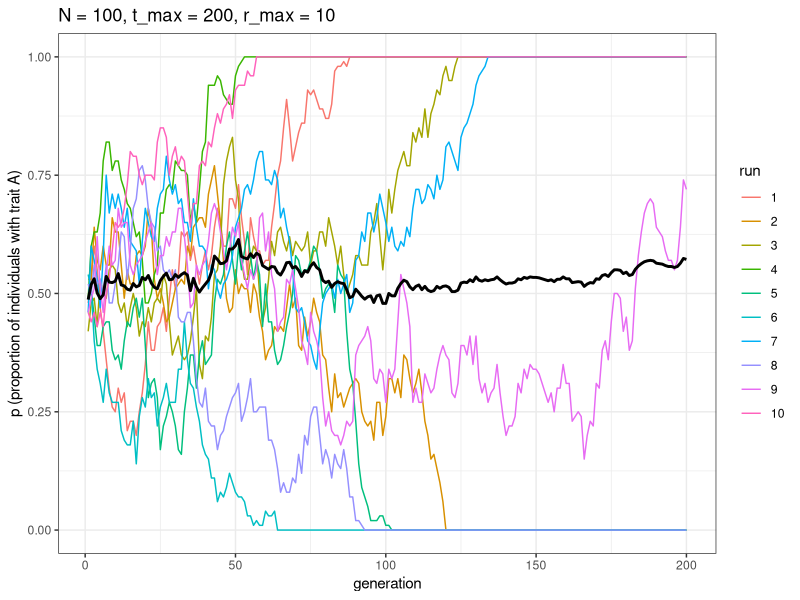
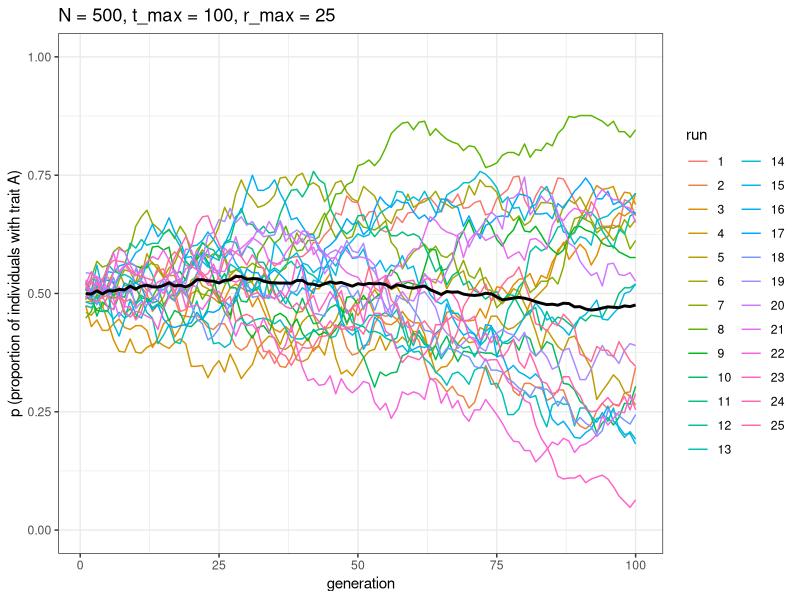
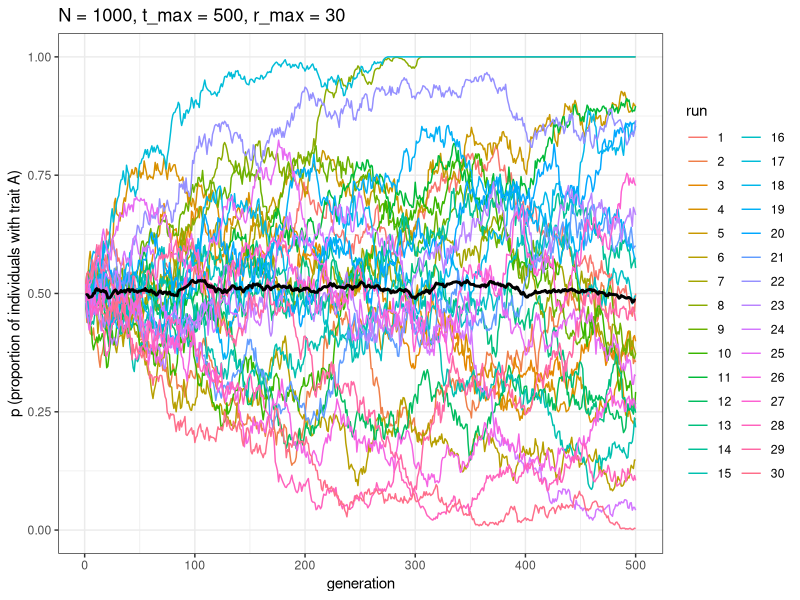
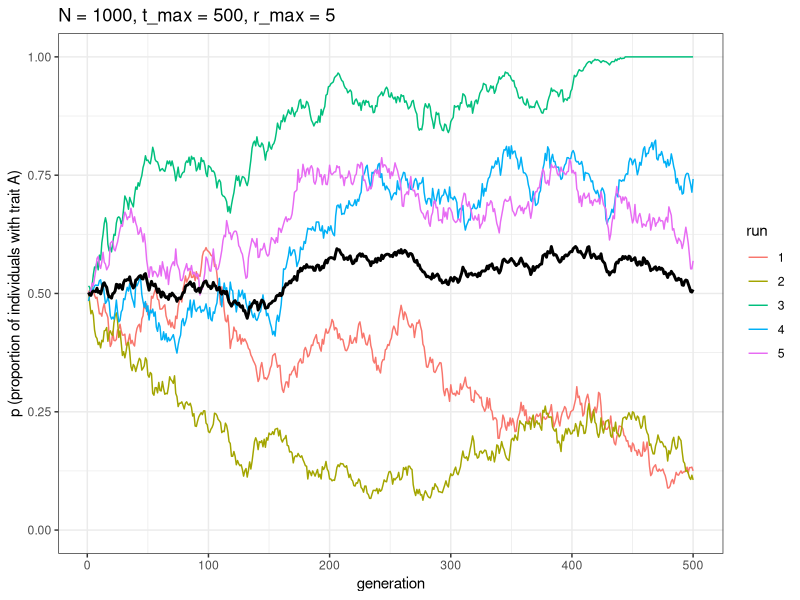
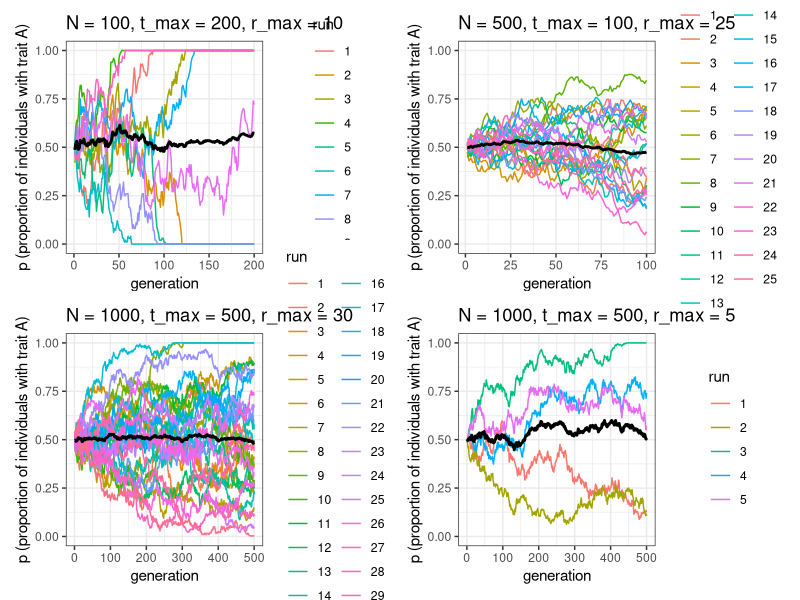

These figures' R source, in order:
######
# Git test for group made my Morgan 2-1-2021

######

library(tidyverse); library(patchwork)

#####################################################################################


##### unnbiased model 2 from CH1


### run multiple simulations and plot their results
# Scaling up

### a new function to run multipe sims at once
unbiased_transmission_2 <- function(N, t_max, r_max) {
  output <- tibble(generation = rep(1:t_max, r_max), 
                   p = as.numeric(rep(NA, t_max * r_max)), 
                   run = as.factor(rep(1:r_max, each = t_max))) 
  # For each run
  for (r in 1:r_max) { 
    # Create first generation
    population <- tibble(trait = sample(c("A", "B"), N, replace = TRUE))
    
    # Add first generation's p for run r
    output[output$generation == 1 & output$run == r, ]$p <-
      sum(population$trait == "A") / N 
    
    # For each generation
    for (t in 2:t_max) {
      # Copy individuals to previous_population tibble
      previous_population <- population 
      
      # Randomly copy from previous generation
      population <- tibble(trait = sample(previous_population$trait, N, replace = TRUE))
      
      # Get p and put it into output slot for this generation t and run r
      output[output$generation == t & output$run == r, ]$p <- 
        sum(population$trait == "A") / N 
    }
  }
  # Export data from function
  output 
}
### quick plotting function for multiple runs

plot_multiple_runs <- function(data_model) {
  ggplot(data = data_model, aes(y = p, x = generation)) +
    geom_line(aes(colour = run)) +
    stat_summary(fun = mean, geom = "line", size = 1) +
    ylim(c(0, 1)) +
    theme_bw() +
    labs(y = "p (proportion of individuals with trait A)")
}

#####################################################################################

### everyone add a different version with different N, t_max with 10 runs and plot it

morgan_run <- unbiased_transmission_2(N = 100, t_max = 200, r_max = 10)
morgan_plot <- plot_multiple_runs(morgan_run) + ggtitle("N = 100, t_max = 200, r_max = 10")
morgan_plot

### add your own below
benny_run <- unbiased_transmission_2(N = 500, t_max = 100, r_max = 25)
benny_plot <- plot_multiple_runs(benny_run) + ggtitle("N = 500, t_max = 100, r_max = 25")
benny_plot 

#look ma I did it!
claire_run <- unbiased_transmission_2(N = 1000, t_max = 500, r_max = 30)
claire_plot <- plot_multiple_runs(claire_run) + ggtitle("N = 1000, t_max = 500, r_max = 30")
claire_plot 

claire_run2 <- unbiased_transmission_2(N = 1000, t_max = 500, r_max = 5)
claire_plot2 <- plot_multiple_runs(claire_run2) + ggtitle("N = 1000, t_max = 500, r_max = 5")
claire_plot2 

### spot for ryan



### group plot
group_plot <- morgan_plot + benny_plot + claire_plot + claire_plot2
group_plot
